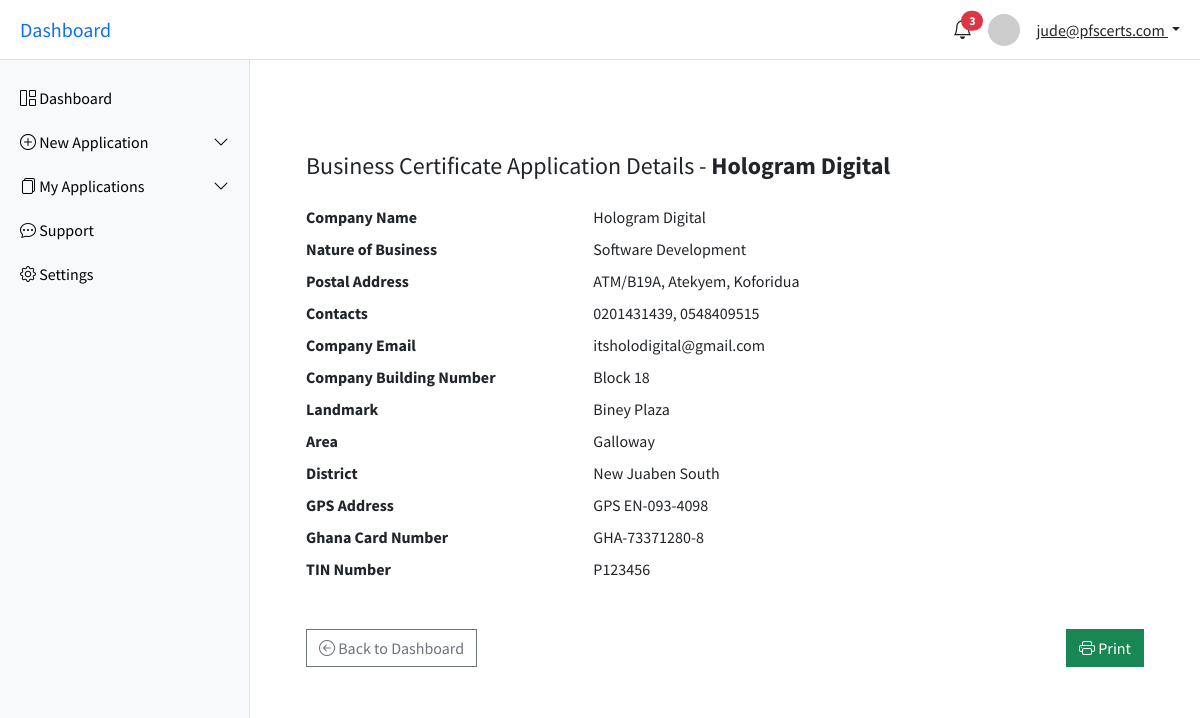
The page /account/business_cert_application_details/1/ (signed in) on the database its author committed.
### account/models.py (models this page shows, shortened)
class CustomUser(AbstractUser):
    email = models.EmailField(unique=True)
    username = models.CharField(max_length=100)
    first_name = models.CharField(max_length=50)
    USERNAME_FIELD = 'email'
    REQUIRED_FIELDS = ['username']

class BusinessCertificateApplication(models.Model):
    user = models.ForeignKey(CustomUser, on_delete=models.CASCADE, )
    company_name = models.CharField(max_length=100)
    nature_of_business = models.CharField(max_length=100)
    postal_address = models.TextField()
    contact_number_one = models.CharField(max_length=15)
    contact_number_two = models.CharField(max_length=15)
    company_email = models.CharField(max_length=50)
    company_building_number = models.CharField(max_length=10)
    company_landmark = models.CharField(max_length=255)
    area = models.CharField(max_length=100)
    district = models.CharField(max_length=100)
    company_gps_address = models.CharField(max_length=100)
    ghana_card_number = models.CharField(max_length=100)
    tin_number = models.CharField(max_length=100)

### account/views.py (the view)
# urls.py: path('business_cert_application_details/<int:pk>/', view_business_cert_application, name='business-cert-application-details'),
@login_required
def view_business_cert_application(request, pk):
    business_cert_application = get_object_or_404(BusinessCertificateApplication, pk=pk, user=request.user)
    context = {
        'business_cert_application': business_cert_application,
    }
    return render(request, 'account/business-cert-application-details.html', context)

### account/templates/account/business-cert-application-details.html (shortened to what this page needs)
{% extends 'account/base.html' %}
{% block content %}
<main class="main-content" id="mainContent">
    <div class="container mt-5">
        <div class="card border-0 shadow-sm p-4">
            <h4 class="mb-4">Business Certificate Application Details - <strong>{{ business_cert_application.company_name }}</strong></h4>
            <dl class="row">
            <dt class="col-sm-4">Company Name</dt>
            <dd class="col-sm-8">{{ business_cert_application.company_name }}</dd>
            <dt class="col-sm-4">Nature of Business</dt>
            <dd class="col-sm-8">{{ business_cert_application.nature_of_business }}</dd>
            <dt class="col-sm-4">Postal Address</dt>
            <dd class="col-sm-8">{{ business_cert_application.postal_address }}</dd>
            <dt class="col-sm-4">Contacts</dt>
            <dd class="col-sm-8">{{ business_cert_application.contact_number_one }}, {{ business_cert_application.contact_number_two }}</dd>
            <dt class="col-sm-4">Company Email</dt>
            <dd class="col-sm-8">{{ business_cert_application.company_email }}</dd>
            <dt class="col-sm-4">Company Building Number</dt>
            <dd class="col-sm-8">{{ business_cert_application.company_building_number }}</dd>
            <dt class="col-sm-4">Landmark</dt>
            <dd class="col-sm-8">{{ business_cert_application.company_landmark }}</dd>
            <dt class="col-sm-4">Area</dt>
            <dd class="col-sm-8">{{ business_cert_application.area }}</dd>
            <dt class="col-sm-4">District</dt>
            <dd class="col-sm-8">{{ business_cert_application.district }}</dd>
            <dt class="col-sm-4">GPS Address</dt>
            <dd class="col-sm-8">{{ business_cert_application.company_gps_address }}</dd>
            <dt class="col-sm-4">Ghana Card Number</dt>
            <dd class="col-sm-8">{{ business_cert_application.ghana_card_number }}</dd>
            <dt class="col-sm-4">TIN Number</dt>
            <dd class="col-sm-8">{{ business_cert_application.tin_number }}</dd>
            </dl>
            <div class="d-flex justify-content-between mt-4">
            <a href="{% url 'user-dashboard' %}" class="btn btn-outline-secondary">
                <i class="bi bi-arrow-left-circle"></i> Back to Dashboard
            </a>
            <button class="btn btn-success" onclick="window.print();">
                <i class="bi bi-printer"></i> Print
            </button>
            </div>
        </div>
    </div>
</main>
{% endblock %}

### account/templates/account/base.html (shortened to what this page needs)
<!DOCTYPE html>
{% load static %}
<html lang="en">
<head>
  <link href="https://cdn.jsdelivr.net/npm/bootstrap@5.3.3/dist/css/bootstrap.min.css" rel="stylesheet">
  <link href="https://cdn.jsdelivr.net/npm/bootstrap-icons@1.10.5/font/bootstrap-icons.css" rel="stylesheet">
</head>
<body>
<header class="topbar">
  <h5 class="m-0 d-none d-lg-block">
    <a href="{% url 'user-dashboard' %}" class="text-decoration-none">Dashboard</a>
  </h5>
  <div class="d-flex align-items-center gap-3 ms-auto">
    <div class="dropdown">
      <a href="#" class="text-dark position-relative" id="notifDropdown" data-bs-toggle="dropdown" aria-expanded="false">
        <i class="bi bi-bell fs-5"></i>
        <span class="position-absolute top-0 start-100 translate-middle badge rounded-pill bg-danger">3</span>
      </a>
    </div>
    <img src="https://via.placeholder.com/32" class="profile-img" alt="User Image">
    <div class="dropdown">
      <a class="dropdown-toggle text-dark" href="#" id="userDropdown" data-bs-toggle="dropdown" aria-expanded="false">
        {{ request.user.email }}
      </a>
    </div>
  </div>
</header>
<nav class="sidebar" id="sidebar">
  <a href="{% url 'user-dashboard' %}"><i class="bi bi-grid-1x2"></i> Dashboard</a>
  <a data-bs-toggle="collapse" href="#newAppMenu" role="button" aria-expanded="false" aria-controls="newAppMenu">
    <i class="bi bi-plus-circle"></i> New Application
    <i class="bi bi-chevron-down float-end"></i>
  </a>
  <a data-bs-toggle="collapse" href="#myAppsMenu" role="button" aria-expanded="false" aria-controls="myAppsMenu">
    <i class="bi bi-files"></i> My Applications
    <i class="bi bi-chevron-down float-end"></i>
  </a>
  <a href="#"><i class="bi bi-chat-dots"></i> Support</a>
  <a href="#"><i class="bi bi-gear"></i> Settings</a>
</nav>
{% block content %}{% endblock content %}
</body>
</html>

### account/templates/account/base.html (style rules this page uses)
body { font-family: 'Source Sans Pro', sans-serif; }
.sidebar { position: fixed; top: 60px; left: 0; height: 100vh; width: 250px; background: #f8f9fa; border-right: 1px solid #dee2e6; padding-top: 1rem; transition: transform 0.3s ease; }
.sidebar a { padding: 10px 20px; display: block; color: #000; text-decoration: none; }
.main-content { margin-left: 250px; padding: 80px 20px 20px; transition: margin-left 0.3s; }
.topbar { position: fixed; top: 0; left: 0; right: 0; height: 60px; background-color: #fff; border-bottom: 1px solid #dee2e6; display: flex; align-items: center; justify-content: space-between; padding: 0 20px; z-index: 1030; }
.btn, .card { border-radius: 0 !important; box-shadow: none !important; transition: background-color 0.3s, color 0.3s; }
.profile-img { width: 32px; height: 32px; object-fit: cover; border-radius: 50%; }

### rows shown on the page
CustomUser: user.email "jude@pfscerts.com"
BusinessCertificateApplication: company_name "Hologram Digital", nature_of_business "Software Development", postal_address "ATM/B19A, Atekyem, Koforidua", contact_number_one "0201431439", contact_number_two "0548409515", company_email "itsholodigital@gmail.com", company_building_number "Block 18", company_landmark "Biney Plaza", area "Galloway", district "New Juaben South", company_gps_address "GPS EN-093-4098", ghana_card_number "GHA-73371280-8", tin_number "P123456"
